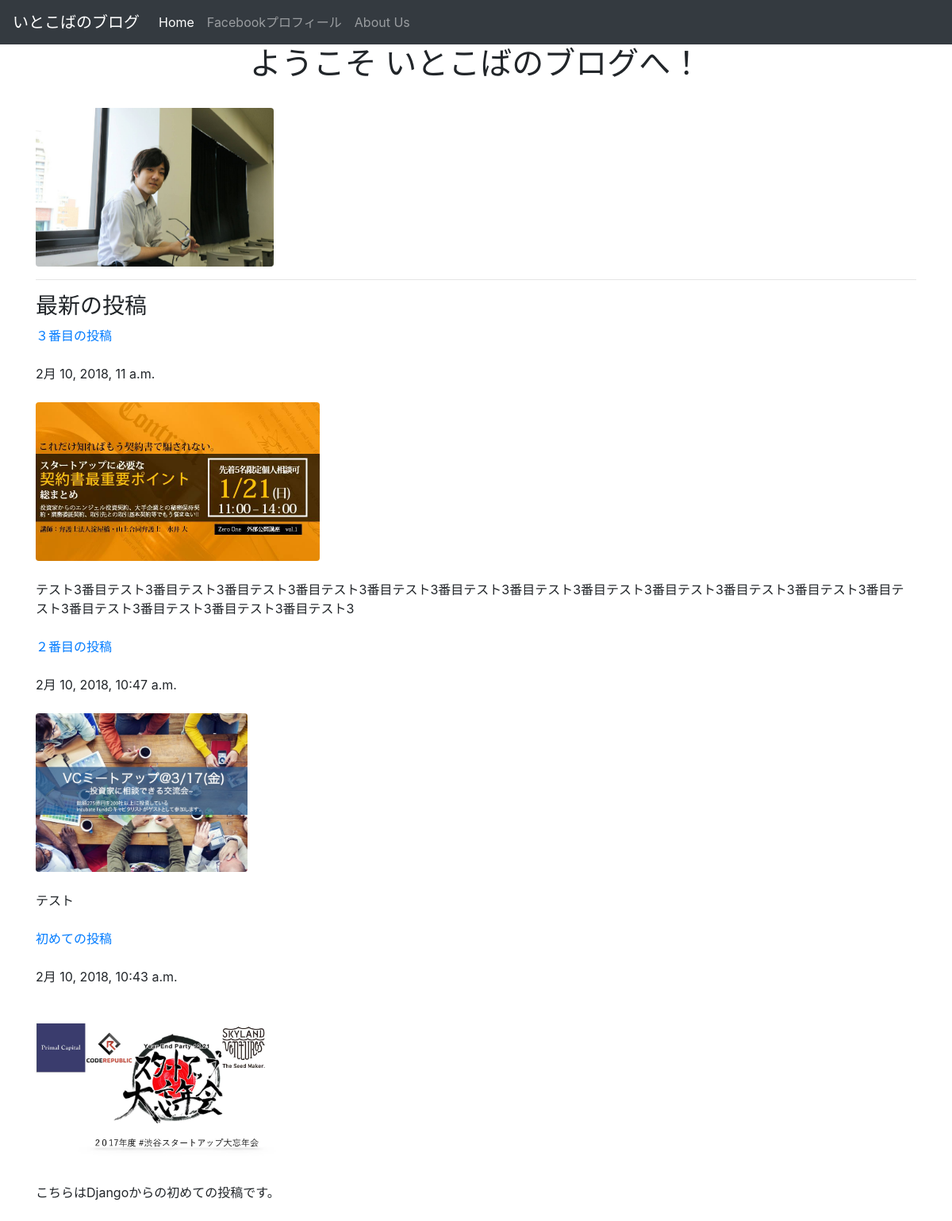
/posts/, run on the app's committed database.
### posts/models.py (models this page shows, shortened)
class Post(models.Model):
    title = models.CharField(max_length=100)
    published = models.DateTimeField()
    body = models.TextField()
    image = models.ImageField(upload_to='media/')
    def summary(self):
        return self.body[:100]

### posts/views.py (the view)
# urls.py: path('', views.index, name='index'),
def index(request):
    posts = Post.objects.order_by('-published')
    return render(request, 'posts/index.html', {'posts':posts})

### posts/templates/posts/index.html (shortened to what this page needs)
 <!DOCTYPE html>
<html lang="ja-jp">
    <head>
        <link rel="stylesheet" href="https://maxcdn.bootstrapcdn.com/bootstrap/4.0.0/css/bootstrap.min.css">
    </head>
    <body>
        <nav class="navbar navbar-expand-lg navbar-dark bg-dark">
          <a class="navbar-brand" href="../posts">いとこばのブログ</a>
          <div class="collapse navbar-collapse" id="navbarSupportedContent">
            <ul class="navbar-nav mr-auto">
              <li class="nav-item active">
                <a class="nav-link" href="#">Home <span class="sr-only">(current)</span></a>
              </li>
              <li class="nav-item">
                <a class="nav-link" href="https://www.facebook.com/hideki.kobayashi.965?ref=bookmarks">Facebookプロフィール</a>
              </li>
              <li class="nav-item">
                {% load static %}
                <a class="nav-link" href="{% static 'posts/about.html' %}">About Us</a>
              </li>
            </ul>
          </div>
        </nav>
        <div class="container">
            <h1 class="text-center">ようこそ いとこばのブログへ！</h1>
            <br/>
            {% load static %}
            <img src = "{% static 'posts/2.jpg' %}" class="img-fluid rounded" style="max-height: 200px;" />
            <hr>
            <h3>最新の投稿</h3>
            {% for post in posts.all %}
                <a href="{% url 'post_detail' post.id %}">{{ post.title }}</a>
                <br /><br />
                {{ post.published }}
                <br /><br />
                <img src="{{post.image.url}}" class="img-fluid rounded" style="max-height: 200px;">
                <br /><br />
                {{ post.summary }}
                <br /><br />
            {% endfor %}
        </div>
    </body>
</html>

### data on the page
Post: title "３番目の投稿", published "2月 10, 2018, 11 a.m.", image (picture), summary "テスト3番目テスト3番目テスト3番目テスト3番目テスト3番目テスト3番目テスト3番目テスト3番目テスト3番目テスト3番目テスト3番目テスト3番目テスト3番目テスト3番目テスト3番目テスト3番目テスト3"
Post: title "２番目の投稿", published "2月 10, 2018, 10:47 a.m.", image (picture), summary "テスト"
Post: title "初めての投稿", published "2月 10, 2018, 10:43 a.m.", image (picture), summary "こちらはDjangoからの初めての投稿です。"
